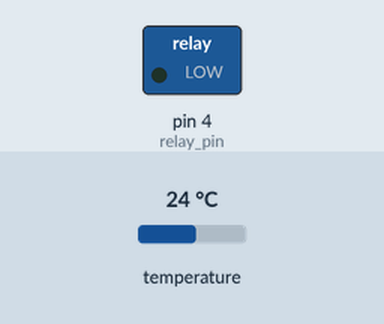
The sketch below on a simulated Arduino Uno, built with avr-gcc and run on an emulated ATmega328P. Parts: switched loads named in the sketch (green lamp = pin HIGH). Dashed ring = blinking. Inputs (shaded band) come from the test bench; at power-on: temperature 24 °C. What the sketch prints to the serial monitor is not drawn.

Above: at 1.1 s.
Timing chart, 0 to 4.8 s (numbered marks = the images above):
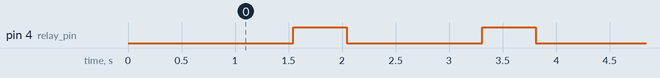

Measured:
- by itself, pin 4 (relay_pin): alternates HIGH for 0.50 s and LOW for 1.3 s

The sketch:

temperatura.ino.ino
```cpp
#include <OneWire.h>
#include <DallasTemperature.h>


#define ONE_WIRE_BUS 7

OneWire oneWire(ONE_WIRE_BUS);

DallasTemperature sensors(&oneWire);

int relay_pin = 4;

void setup() {
  pinMode(relay_pin, OUTPUT);          // sets the digital pin 5 as output
  Serial.begin(9600);
  sensors.begin();
}

float checktemp() {
  sensors.requestTemperatures();
  return(sensors.getTempCByIndex(0));
}


float temperatura;
float temperatura_anterior = checktemp();

void loop() {
  temperatura = checktemp();
  Serial.print("Temperature is: ");
  Serial.println(temperatura); // Why "byIndex"? You can have more than one IC on the same bus. 0 refers to the first IC on the wire
  Serial.print("DeltaT is: ");
  Serial.println(temperatura-temperatura_anterior); // Why "byIndex"? You can have more than one IC on the same bus. 0 refers to the first IC on the wire
  temperatura_anterior = temperatura;
  //Update value every 1 sec.
  digitalWrite(relay_pin, HIGH);       // sets the digital pin 13 on
  delay(500);
  digitalWrite(relay_pin, LOW);       // sets the digital pin 13 on
  delay(500);
}
```
